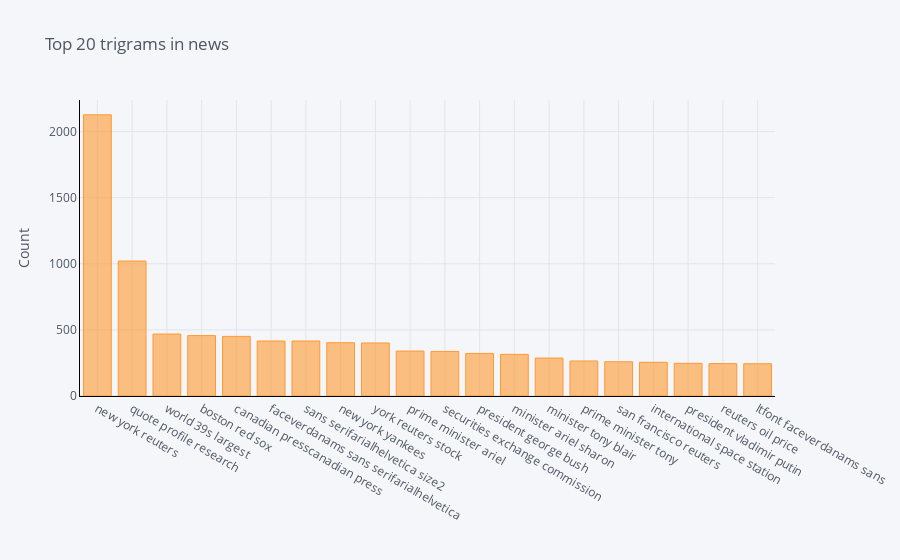

Notebook source saved alongside this figure:
### Code cell
#Function to get top trigram words
def get_top_n_trigram(corpus, n=None):
    vec = CountVectorizer(ngram_range=(3, 3), stop_words='english').fit(corpus)
    bag_of_words = vec.transform(corpus)
    sum_words = bag_of_words.sum(axis=0) 
    words_freq = [(word, sum_words[0, idx]) for word, idx in vec.vocabulary_.items()]
    words_freq =sorted(words_freq, key = lambda x: x[1], reverse=True)
    return words_freq[:n]

#Calling function and return only top 20 words
common_words = get_top_n_trigram(train_data['news'], 20)

#Printing word and their respective frequencies
for word, freq in common_words:
    print(word, freq)

#Creating a dataframe with words and count
df6 = pd.DataFrame(common_words, columns = ['news' , 'count'])

#Grouping the words and plotting their frequencies
df6.groupby('news').sum()['count'].sort_values(ascending=False).iplot(
    kind='bar', yTitle='Count', linecolor='black', title='Top 20 trigrams in news')

### Figure 1 — Plotly figure (JSON) as saved in the notebook; plotly's stock layout.template omitted (floating-point values rounded to 4 significant figures)
{"data": [{"marker": {"color": "rgba(255, 153, 51, 0.6)", "line": {"color": "rgba(255, 153, 51, 1.0)", "width": 1}}, "name": "count", "orientation": "v", "text": "", "type": "bar", "x": ["new york reuters", "quote profile research", "world 39s largest", "boston red sox", "canadian presscanadian press", "faceverdanams sans serifarialhelvetica", "sans serifarialhelvetica size2", "new york yankees", "york reuters stock", "prime minister ariel", "securities exchange commission", "president george bush", "minister ariel sharon", "minister tony blair", "prime minister tony", "san francisco reuters", "international space station", "president vladimir putin", "reuters oil price", "ltfont faceverdanams sans"], "y": [2127, 1021, 469, 457, 451, 416, 416, 403, 401, 340, 337, 322, 315, 287, 265, 259, 255, 247, 245, 244]}], "layout": {"legend": {"bgcolor": "#F5F6F9", "font": {"color": "#4D5663"}}, "paper_bgcolor": "#F5F6F9", "plot_bgcolor": "#F5F6F9", "title": {"font": {"color": "#4D5663"}, "text": "Top 20 trigrams in news"}, "xaxis": {"gridcolor": "#E1E5ED", "linecolor": "black", "showgrid": true, "tickfont": {"color": "#4D5663"}, "title": {"font": {"color": "#4D5663"}, "text": ""}, "zerolinecolor": "#E1E5ED"}, "yaxis": {"gridcolor": "#E1E5ED", "linecolor": "black", "showgrid": true, "tickfont": {"color": "#4D5663"}, "title": {"font": {"color": "#4D5663"}, "text": "Count"}, "zerolinecolor": "#E1E5ED"}}}
